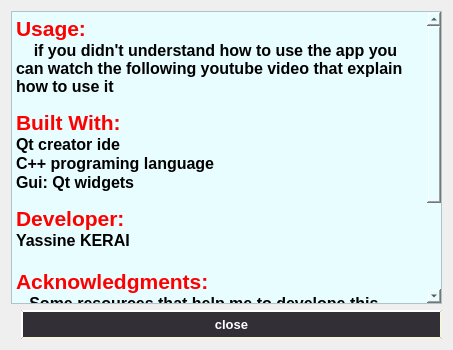
<?xml version="1.0" encoding="UTF-8"?>
<ui version="4.0">
 <class>AboutApp</class>
 <widget class="QDialog" name="AboutApp">
  <property name="geometry">
   <rect>
    <x>0</x>
    <y>0</y>
    <width>453</width>
    <height>350</height>
   </rect>
  </property>
  <property name="windowTitle">
   <string>Dialog</string>
  </property>
  <layout class="QVBoxLayout" name="verticalLayout">
   <item>
    <widget class="QTextBrowser" name="textBrowser">
     <property name="styleSheet">
      <string notr="true">background-color: rgb(231, 253, 255);</string>
     </property>
     <property name="html">
      <string>&lt;!DOCTYPE HTML PUBLIC &quot;-//W3C//DTD HTML 4.0//EN&quot; &quot;http://www.w3.org/TR/REC-html40/strict.dtd&quot;&gt;
&lt;html&gt;&lt;head&gt;&lt;meta name=&quot;qrichtext&quot; content=&quot;1&quot; /&gt;&lt;meta charset=&quot;utf-8&quot; /&gt;&lt;style type=&quot;text/css&quot;&gt;
p, li { white-space: pre-wrap; }
hr { height: 1px; border-width: 0; }
li.unchecked::marker { content: &quot;\2610&quot;; }
li.checked::marker { content: &quot;\2612&quot;; }
&lt;/style&gt;&lt;/head&gt;&lt;body style=&quot; font-family:'Segoe UI'; font-size:9pt; font-weight:400; font-style:normal;&quot;&gt;
&lt;p style=&quot; margin-top:0px; margin-bottom:0px; margin-left:0px; margin-right:0px; -qt-block-indent:0; text-indent:0px;&quot;&gt;&lt;span style=&quot; font-size:16pt; font-weight:700; color:#ff0000;&quot;&gt;Usage:&lt;/span&gt;&lt;/p&gt;
&lt;p style=&quot; margin-top:0px; margin-bottom:0px; margin-left:0px; margin-right:0px; -qt-block-indent:0; text-indent:0px;&quot;&gt;&lt;span style=&quot; font-size:12pt; font-weight:700;&quot;&gt;    if you didn't understand how to use the app you can watch the following youtube video that explain how to use it&lt;/span&gt;&lt;/p&gt;
&lt;p style=&quot;-qt-paragraph-type:empty; margin-top:0px; margin-bottom:0px; margin-left:0px; margin-right:0px; -qt-block-indent:0; text-indent:0px;&quot;&gt;&lt;br /&gt;&lt;/p&gt;
&lt;p style=&quot; margin-top:0px; margin-bottom:0px; margin-left:0px; margin-right:0px; -qt-block-indent:0; text-indent:0px;&quot;&gt;&lt;span style=&quot; font-size:16pt; font-weight:700; color:#ff0000;&quot;&gt;Built With:&lt;/span&gt;&lt;/p&gt;
&lt;p style=&quot; margin-top:0px; margin-bottom:0px; margin-left:0px; margin-right:0px; -qt-block-indent:0; text-indent:0px;&quot;&gt;&lt;span style=&quot; font-size:12pt; font-weight:700;&quot;&gt;Qt creator ide&lt;/span&gt;&lt;/p&gt;
&lt;p style=&quot; margin-top:0px; margin-bottom:0px; margin-left:0px; margin-right:0px; -qt-block-indent:0; text-indent:0px;&quot;&gt;&lt;span style=&quot; font-size:12pt; font-weight:700;&quot;&gt;C++ programing language &lt;/span&gt;&lt;/p&gt;
&lt;p style=&quot; margin-top:0px; margin-bottom:0px; margin-left:0px; margin-right:0px; -qt-block-indent:0; text-indent:0px;&quot;&gt;&lt;span style=&quot; font-size:12pt; font-weight:700;&quot;&gt;Gui: Qt widgets&lt;/span&gt;&lt;/p&gt;
&lt;p style=&quot;-qt-paragraph-type:empty; margin-top:0px; margin-bottom:0px; margin-left:0px; margin-right:0px; -qt-block-indent:0; text-indent:0px;&quot;&gt;&lt;br /&gt;&lt;/p&gt;
&lt;p style=&quot; margin-top:0px; margin-bottom:0px; margin-left:0px; margin-right:0px; -qt-block-indent:0; text-indent:0px;&quot;&gt;&lt;span style=&quot; font-size:16pt; font-weight:700; color:#ff0000;&quot;&gt;Developer:&lt;/span&gt;&lt;/p&gt;
&lt;p style=&quot; margin-top:0px; margin-bottom:0px; margin-left:0px; margin-right:0px; -qt-block-indent:0; text-indent:0px;&quot;&gt;&lt;span style=&quot; font-size:12pt; font-weight:700;&quot;&gt;Yassine KERAI&lt;/span&gt;&lt;/p&gt;
&lt;p style=&quot;-qt-paragraph-type:empty; margin-top:0px; margin-bottom:0px; margin-left:0px; margin-right:0px; -qt-block-indent:0; text-indent:0px; font-size:12pt; font-weight:700;&quot;&gt;&lt;br /&gt;&lt;/p&gt;
&lt;p style=&quot; margin-top:0px; margin-bottom:0px; margin-left:0px; margin-right:0px; -qt-block-indent:0; text-indent:0px;&quot;&gt;&lt;span style=&quot; font-size:16pt; font-weight:700; color:#ff0000;&quot;&gt;Acknowledgments:&lt;/span&gt;&lt;/p&gt;
&lt;p style=&quot; margin-top:0px; margin-bottom:0px; margin-left:0px; margin-right:0px; -qt-block-indent:0; text-indent:0px;&quot;&gt;&lt;span style=&quot; font-size:12pt; font-weight:700;&quot;&gt;   Some resources that help me to develope this application:&lt;/span&gt;&lt;/p&gt;
&lt;p style=&quot; margin-top:0px; margin-bottom:0px; margin-left:0px; margin-right:0px; -qt-block-indent:0; text-indent:0px;&quot;&gt;&lt;span style=&quot; font-size:12pt; font-weight:700;&quot;&gt;Qt documentaion&lt;/span&gt;&lt;/p&gt;
&lt;p style=&quot; margin-top:0px; margin-bottom:0px; margin-left:0px; margin-right:0px; -qt-block-indent:0; text-indent:0px;&quot;&gt;&lt;span style=&quot; font-size:12pt; font-weight:700;&quot;&gt;Stack Overflow&lt;/span&gt;&lt;/p&gt;
&lt;p style=&quot; margin-top:0px; margin-bottom:0px; margin-left:0px; margin-right:0px; -qt-block-indent:0; text-indent:0px;&quot;&gt;&lt;span style=&quot; font-size:12pt; font-weight:700;&quot;&gt;Chatgpt (it help me to know the syntax of some function or to know some function of coverting... not to generates the code)&lt;/span&gt;&lt;/p&gt;
&lt;p style=&quot;-qt-paragraph-type:empty; margin-top:0px; margin-bottom:0px; margin-left:0px; margin-right:0px; -qt-block-indent:0; text-indent:0px;&quot;&gt;&lt;br /&gt;&lt;/p&gt;&lt;/body&gt;&lt;/html&gt;</string>
     </property>
    </widget>
   </item>
   <item>
    <widget class="QPushButton" name="pushButton">
     <property name="styleSheet">
      <string notr="true">font: 900 11pt &quot;Segoe UI Black&quot;;
border-radius: 15px;
margin-left: 10px; border-radius: 15px; background: rgba(49, 45, 52, 253); color: #4A0C46;
color : white;
 border-style: outset;
     border-width: 2px;
     border-radius: 15px;
     border-color: beige;
     font: bold 13px;
     min-width: 4em;
     padding: 5px;</string>
     </property>
     <property name="text">
      <string>close</string>
     </property>
    </widget>
   </item>
  </layout>
 </widget>
 <resources/>
 <connections/>
</ui>
